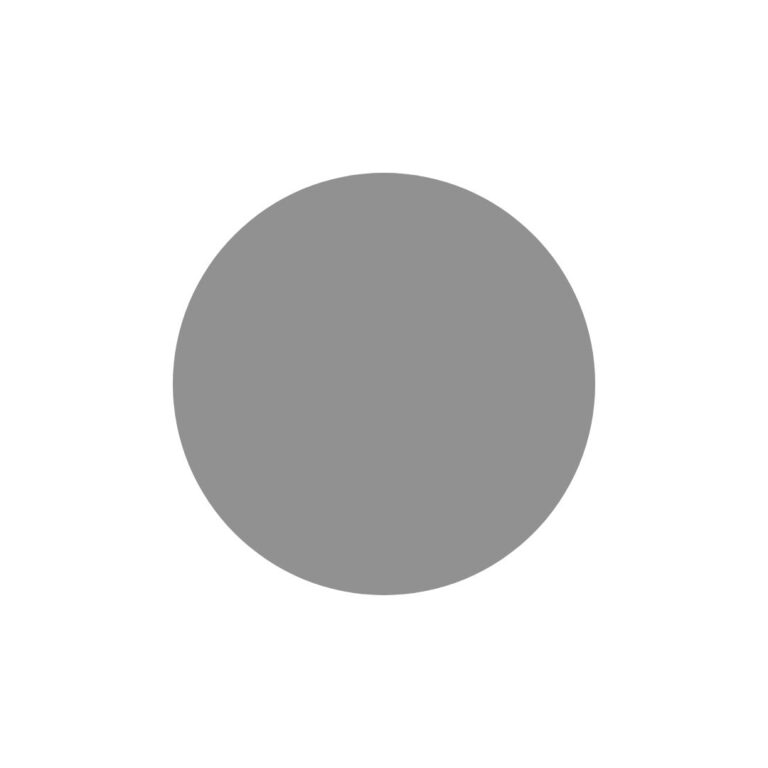
#> input picture test_data/circle.jpg, 768 x 768 px, found by its file name
$ python get_circle_moments.py
#> lines starting #> are read from the running program, lines starting #| are printed output that depends on the picture; after the words box and inside, x2 and y2 are one past the last pixel; in counts of white or black regions, pixels touching at a corner belong together
import cv2
import numpy as np
import os

"""

https://www.pythonpool.com/opencv-moments/
https://en.wikipedia.org/wiki/Image_moment
"""

# Image path to be system-agnostic
img_path = os.path.join('../test_data', 'circle.jpg')

# Reading image as binary right away
# Or use just a (img, 0) instead of passing cv2.IMREAD_GRAYSCALE
img = cv2.imread(img_path, cv2.IMREAD_GRAYSCALE)
#> img is the input picture: shape (768, 768); min 132, max 255, mean 228.9

# Applying binary thresholding
ret, thresh = cv2.threshold(img, 127, 255, 0)
#> thresh: shape (768, 768); every value is 255

moments = cv2.moments(thresh)
#> moments = moments, m00 150405120, centre m10/m00, m01/m00 = (383.5, 383.5)

print(f"Image size: {img.shape}")
#| Image size: (768, 768)
print(f"Moments: {moments}")
#> (printed output is left out)

# Drawing centroid and contours from the moments
# Area for binary images is denoted by M00
# Centroid is denoted as M10/M00 and M01/M00.
x = int(moments['m10'] / moments['m00'])
#> x = 383
y = int(moments['m01'] / moments['m00'])
#> y = 383


cv2.circle(img, (x, y), 5, (255, 255, 255), -1)
#> img: shape (768, 768); 0.01% of pixels changed, all inside (x1, y1, x2, y2) = (378, 378, 389, 389)

cv2.putText(img, "Centroid", (x - 25, y - 25),  cv2.FONT_HERSHEY_SIMPLEX, 0.5, (255, 255, 255), 2)
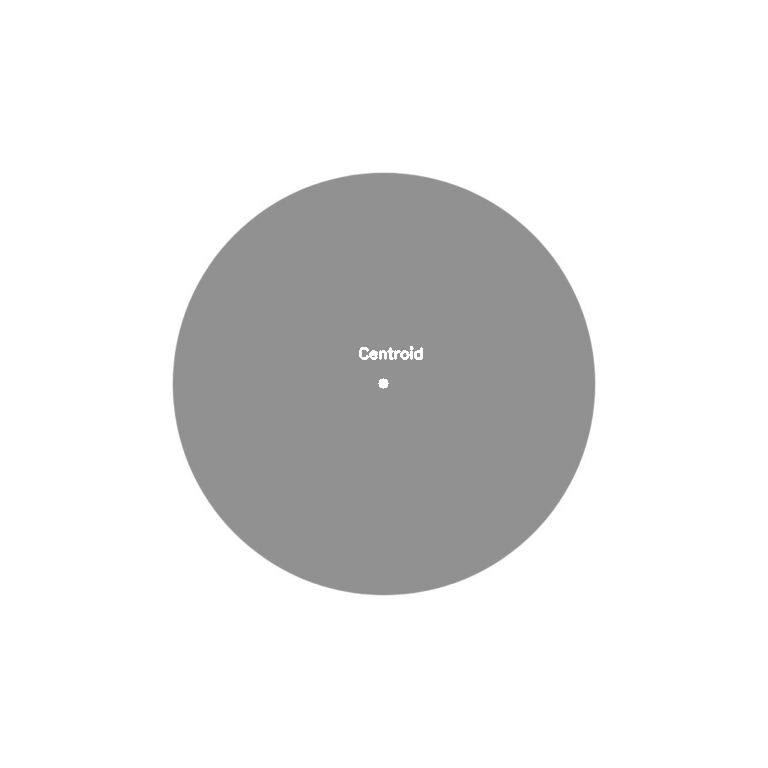
#> img: shape (768, 768); min 132, max 255, mean 229

# Detects edges from the image, 30 and 200 are aperture sizes
canny_edges = cv2.Canny(img, 30, 200)
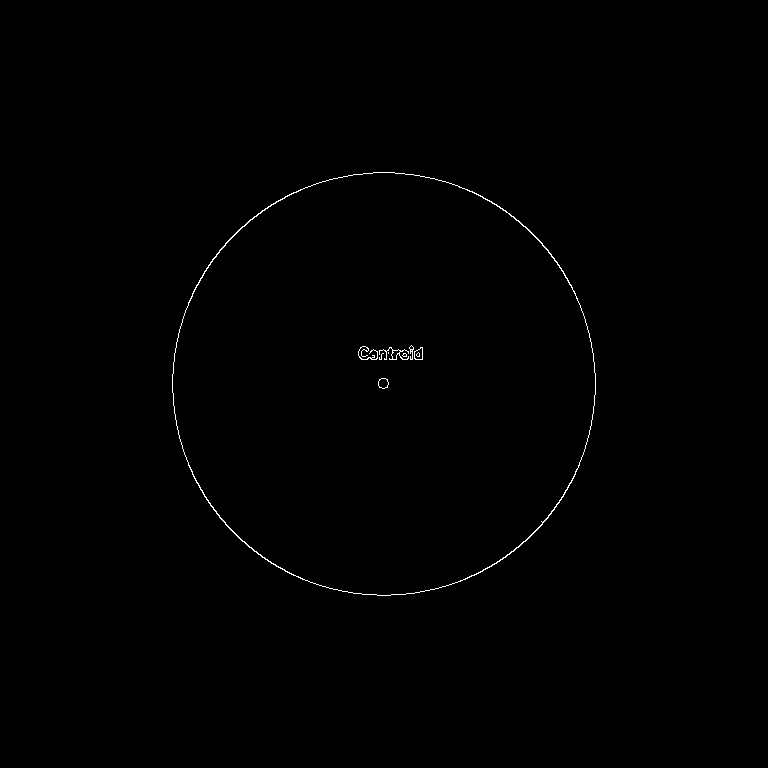
#> canny_edges: shape (768, 768); 0.32% white in thin lines or dots, all inside (x1, y1, x2, y2) = (172, 172, 596, 596)

# Extracts contours from the image
contours, hierarchy = cv2.findContours(canny_edges, cv2.RETR_EXTERNAL, cv2.CHAIN_APPROX_NONE)
#> contours = 1 contour; box (x1, y1, x2, y2) and area: (172, 172, 596, 596) 140297

cv2.imshow("Edge", canny_edges)
#cv2.drawContours(img, contours, -1, (0, 255, 0), 3)
cv2.waitKey(0)

# Image Orientation Can be Dervied by using the second order central moments
# TO construct a covariance matrix:

$ run again, with test_data/red_img_test.png saved as test_data/circle.jpg
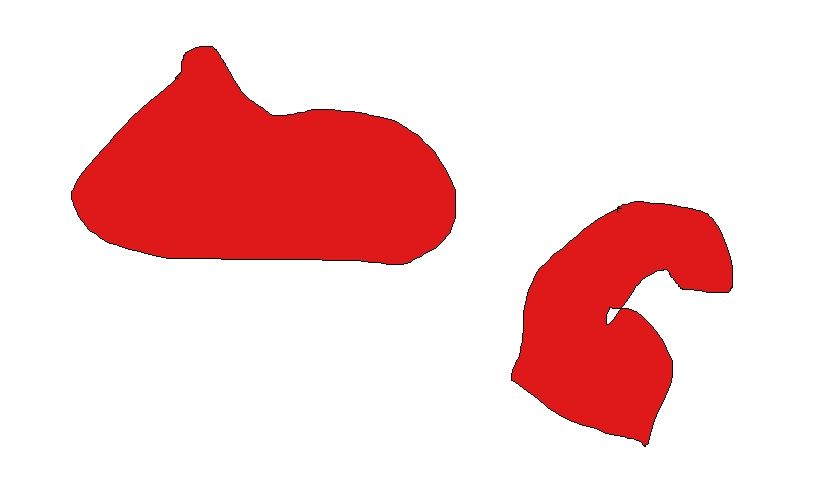
#> input picture test_data/red_img_test.png, 827 x 482 px, found by its file name
#> `ret, thresh = cv2.threshold(img, 127, 255, 0)`:
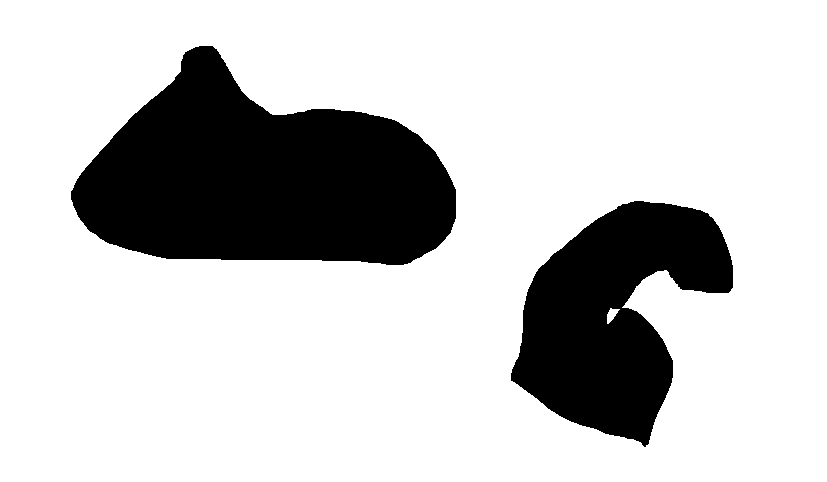
#> thresh: shape (482, 827); 78.5% white; 2 black regions, box (x1, y1, x2, y2) and area: (71, 46, 456, 265) 54668, (511, 201, 733, 447) 31142
#> moments = moments, m00 79765020, centre m10/m00, m01/m00 = (419.3, 243.7)
#| Image size: (482, 827)
#> (printed output is left out)
#> x = 419
#> y = 243
#> `canny_edges = cv2.Canny(img, 30, 200)`:
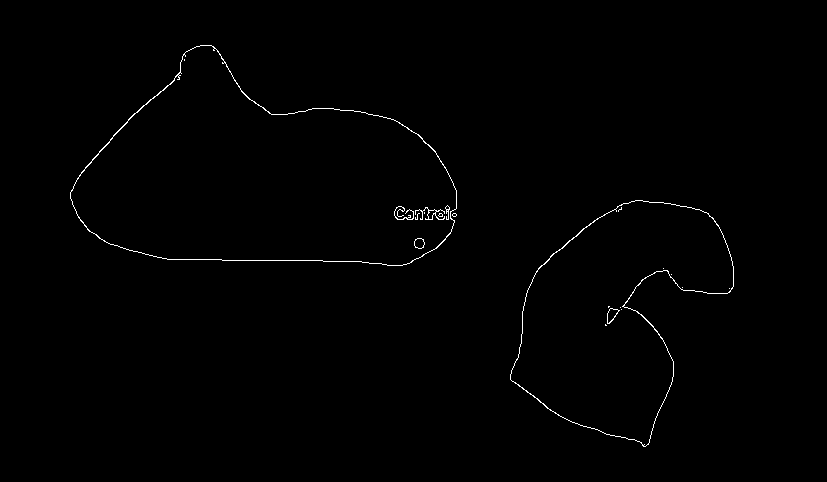
#> canny_edges: shape (482, 827); 0.58% white in thin lines or dots, all inside (x1, y1, x2, y2) = (70, 45, 734, 447)
#> contours = 3 contours, 1 with area under 20; largest, box (x1, y1, x2, y2) and area: (70, 45, 457, 266) 54900, (510, 200, 734, 447) 31435

$ run again, with test_data/red_test_img.png saved as test_data/circle.jpg
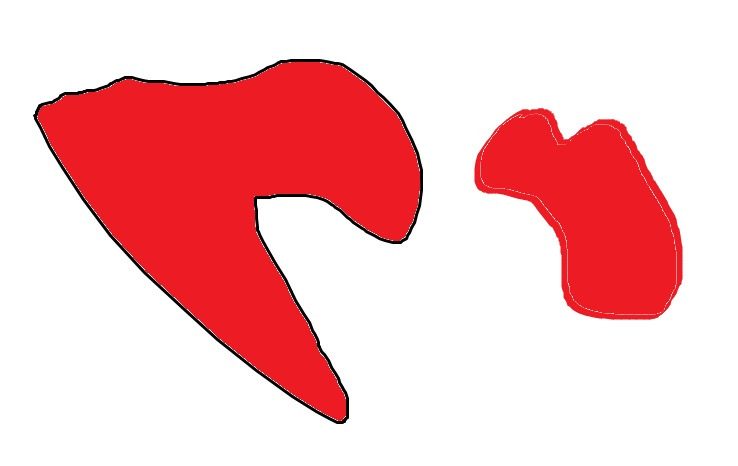
#> input picture test_data/red_test_img.png, 738 x 466 px, found by its file name
#> `ret, thresh = cv2.threshold(img, 127, 255, 0)`:
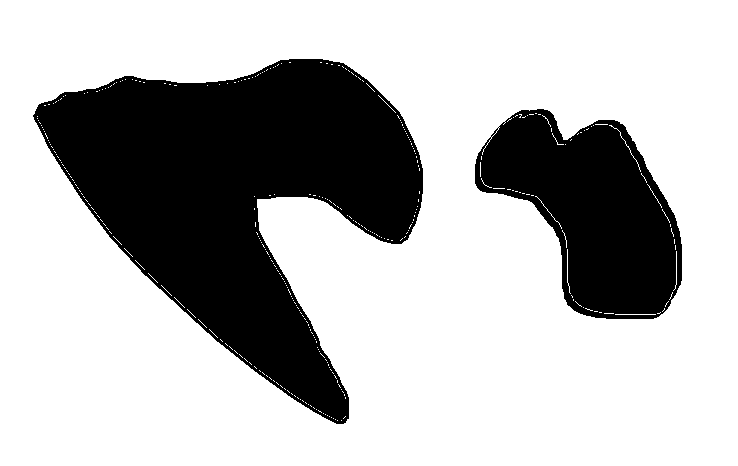
#> thresh: shape (466, 738); 71.8% white; 2 black regions, box (x1, y1, x2, y2) and area: (33, 59, 423, 424) 70878, (475, 109, 682, 319) 26017
#> moments = moments, m00 62988315, centre m10/m00, m01/m00 = (382.4, 246)
#| Image size: (466, 738)
#> (printed output is left out)
#> x = 382
#> y = 246
#> `canny_edges = cv2.Canny(img, 30, 200)`:
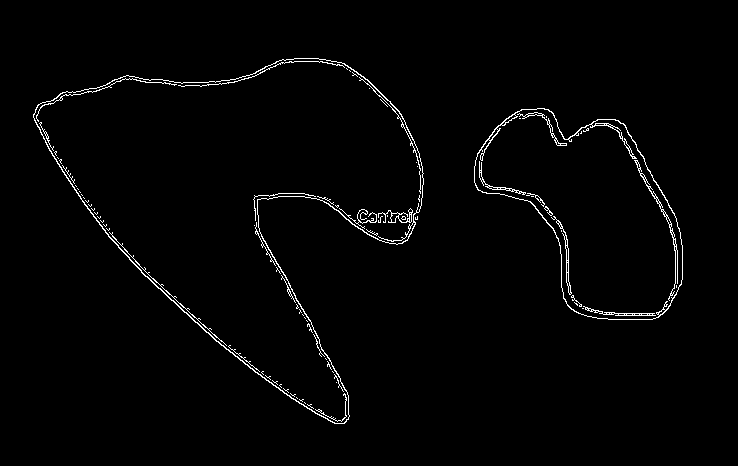
#> canny_edges: shape (466, 738); 1.6% white in thin lines or dots, all inside (x1, y1, x2, y2) = (33, 58, 683, 424)
#> contours = 3 contours, 1 with area under 20; largest, box (x1, y1, x2, y2) and area: (33, 58, 424, 424) 71662, (474, 108, 683, 320) 26894
